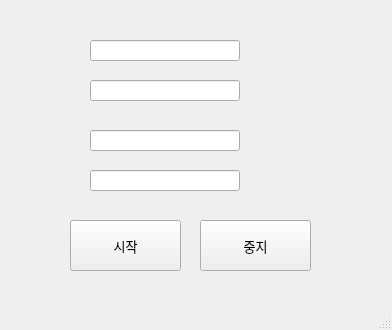
<?xml version="1.0" encoding="UTF-8"?>
<ui version="4.0">
 <class>MainWindow</class>
 <widget class="QMainWindow" name="MainWindow">
  <property name="geometry">
   <rect>
    <x>0</x>
    <y>0</y>
    <width>392</width>
    <height>330</height>
   </rect>
  </property>
  <property name="windowTitle">
   <string>MainWindow</string>
  </property>
  <widget class="QWidget" name="centralwidget">
   <widget class="QLineEdit" name="lineEdit">
    <property name="geometry">
     <rect>
      <x>90</x>
      <y>40</y>
      <width>150</width>
      <height>21</height>
     </rect>
    </property>
    <property name="font">
     <font>
      <family>맑은 고딕</family>
      <pointsize>10</pointsize>
     </font>
    </property>
   </widget>
   <widget class="QLineEdit" name="lineEdit_2">
    <property name="geometry">
     <rect>
      <x>90</x>
      <y>80</y>
      <width>150</width>
      <height>21</height>
     </rect>
    </property>
    <property name="font">
     <font>
      <family>맑은 고딕</family>
      <pointsize>10</pointsize>
     </font>
    </property>
   </widget>
   <widget class="QLineEdit" name="lineEdit_3">
    <property name="geometry">
     <rect>
      <x>90</x>
      <y>130</y>
      <width>150</width>
      <height>21</height>
     </rect>
    </property>
    <property name="font">
     <font>
      <family>맑은 고딕</family>
      <pointsize>10</pointsize>
     </font>
    </property>
   </widget>
   <widget class="QLineEdit" name="lineEdit_4">
    <property name="geometry">
     <rect>
      <x>90</x>
      <y>170</y>
      <width>150</width>
      <height>21</height>
     </rect>
    </property>
    <property name="font">
     <font>
      <family>맑은 고딕</family>
      <pointsize>10</pointsize>
     </font>
    </property>
   </widget>
   <widget class="QPushButton" name="pushButton">
    <property name="geometry">
     <rect>
      <x>70</x>
      <y>220</y>
      <width>111</width>
      <height>51</height>
     </rect>
    </property>
    <property name="font">
     <font>
      <family>맑은 고딕</family>
      <pointsize>10</pointsize>
     </font>
    </property>
    <property name="text">
     <string>시작</string>
    </property>
   </widget>
   <widget class="QPushButton" name="pushButton_2">
    <property name="geometry">
     <rect>
      <x>200</x>
      <y>220</y>
      <width>111</width>
      <height>51</height>
     </rect>
    </property>
    <property name="font">
     <font>
      <family>맑은 고딕</family>
      <pointsize>10</pointsize>
     </font>
    </property>
    <property name="text">
     <string>중지</string>
    </property>
   </widget>
  </widget>
  <widget class="QMenuBar" name="menubar">
   <property name="geometry">
    <rect>
     <x>0</x>
     <y>0</y>
     <width>392</width>
     <height>26</height>
    </rect>
   </property>
  </widget>
  <widget class="QStatusBar" name="statusbar"/>
 </widget>
 <resources/>
 <connections>
  <connection>
   <sender>pushButton</sender>
   <signal>clicked()</signal>
   <receiver>MainWindow</receiver>
   <slot>start()</slot>
   <hints>
    <hint type="sourcelabel">
     <x>128</x>
     <y>273</y>
    </hint>
    <hint type="destinationlabel">
     <x>45</x>
     <y>282</y>
    </hint>
   </hints>
  </connection>
  <connection>
   <sender>pushButton_2</sender>
   <signal>clicked()</signal>
   <receiver>MainWindow</receiver>
   <slot>stop()</slot>
   <hints>
    <hint type="sourcelabel">
     <x>289</x>
     <y>274</y>
    </hint>
    <hint type="destinationlabel">
     <x>342</x>
     <y>280</y>
    </hint>
   </hints>
  </connection>
 </connections>
 <slots>
  <slot>start()</slot>
  <slot>stop()</slot>
 </slots>
</ui>
